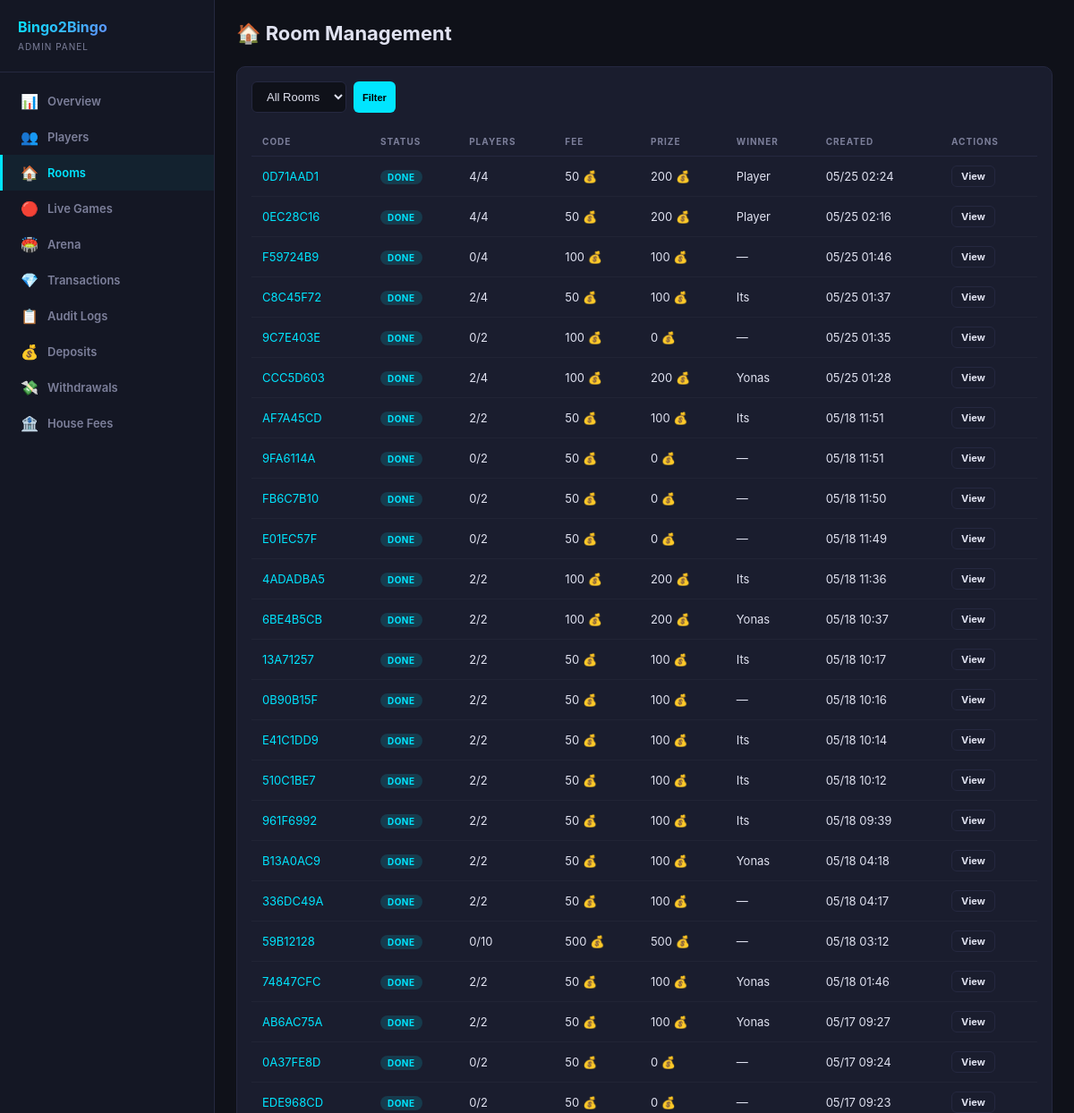
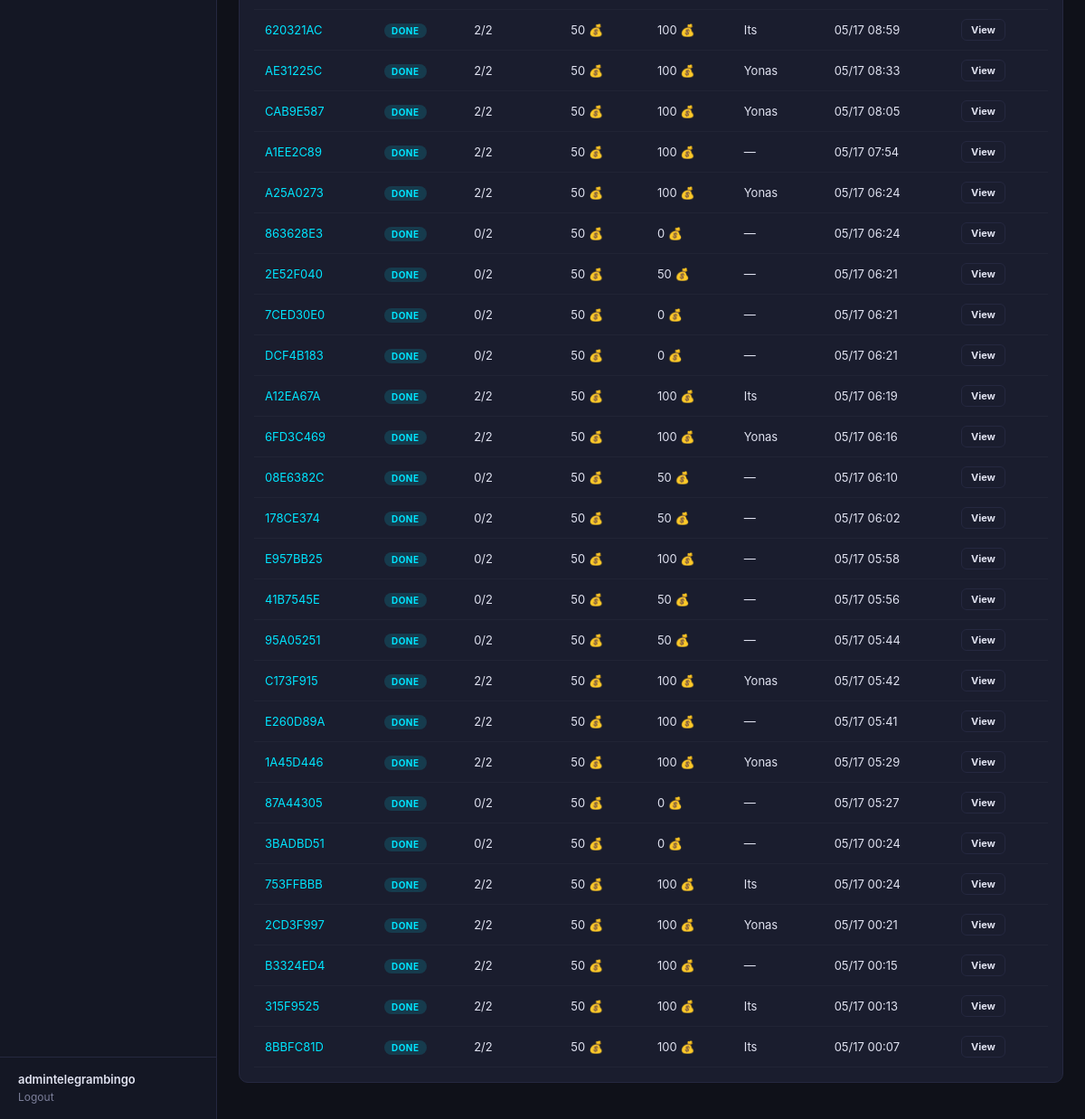
The app's page /dashboard/rooms/ (signed in), older data (2 pictures, top to bottom).
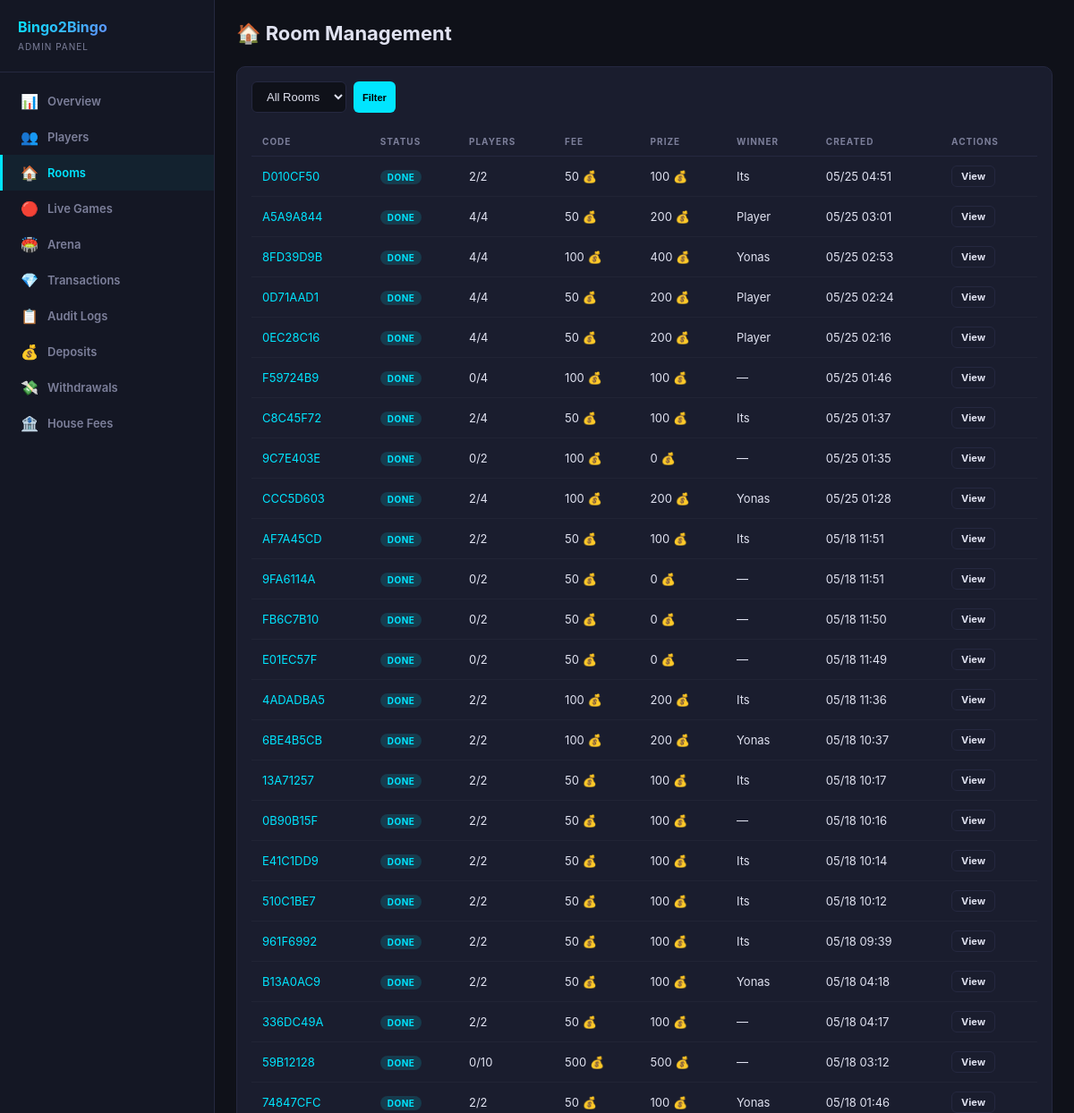
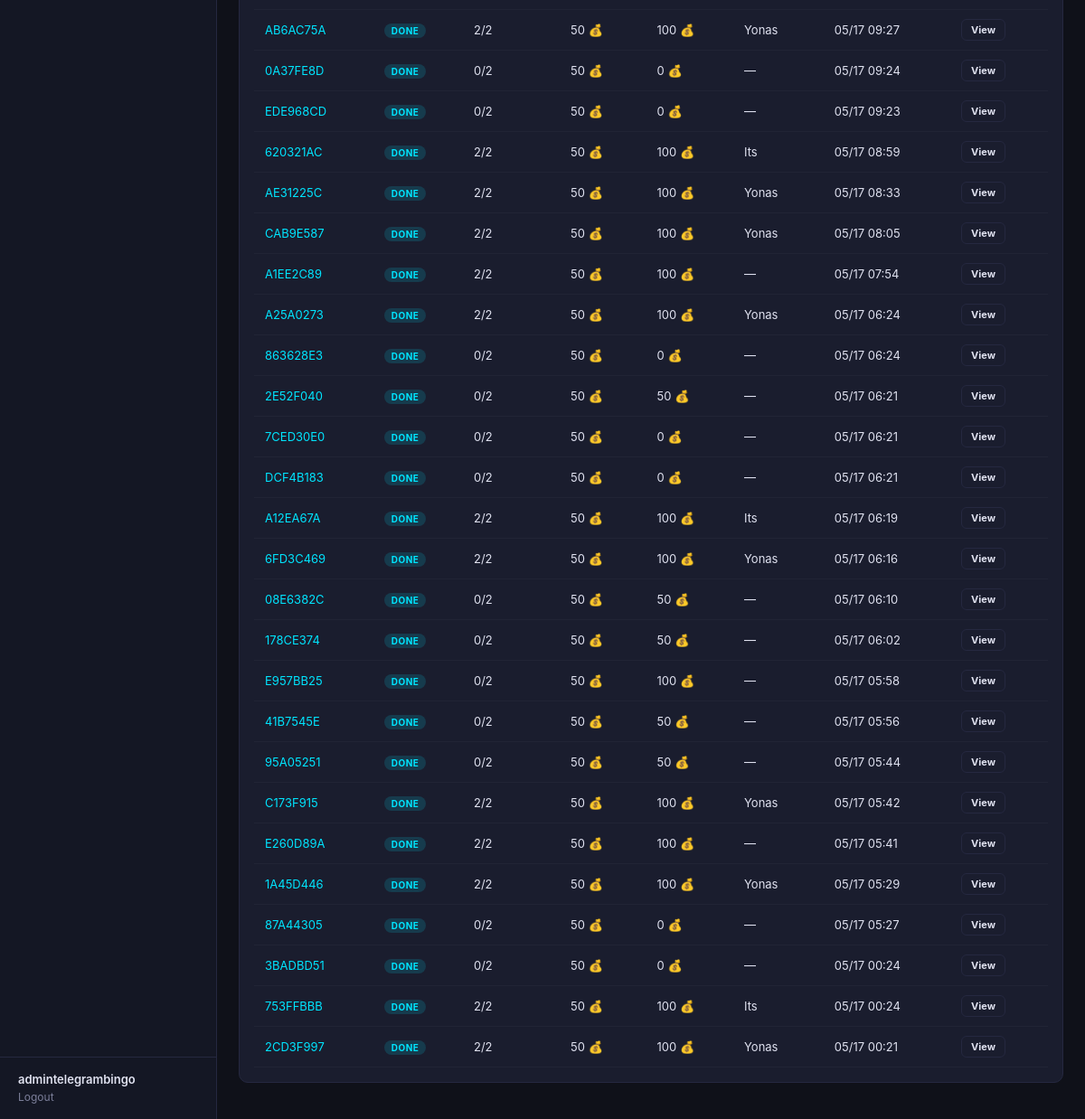
The same page, newer data (2 pictures, top to bottom).
### games/models.py (models this page shows, shortened)
class GameRoom(models.Model):
    class RoomType(models.TextChoices):
        PUBLIC = 'public', 'Public'
        PRIVATE = 'private', 'Private'
    class Status(models.TextChoices):
        WAITING = 'waiting', 'Waiting'
        ACTIVE = 'active', 'Active'
        FINISHED = 'finished', 'Finished'
    class GameMode(models.TextChoices):
        AUTO = 'auto', 'Auto'
        MANUAL = 'manual', 'Manual'
    room_code = models.CharField(max_length=8, unique=True, blank=True)
    room_type = models.CharField(max_length=10, choices=RoomType.choices, default=RoomType.PUBLIC)
    status = models.CharField(max_length=10, choices=Status.choices, default=Status.WAITING)
    max_players = models.IntegerField(default=10)
    entry_fee = models.BigIntegerField(default=50)
    prize_pool = models.BigIntegerField(default=0)
    winner = models.ForeignKey(
        Player, null=True, blank=True,
        on_delete=models.SET_NULL,
        related_name='games_won'
    )
    players = models.ManyToManyField(Player, through='BingoCard', related_name='game_rooms')
    game_mode = models.CharField(max_length=10, choices=GameMode.choices, default=GameMode.AUTO)
    game_state = models.JSONField(default=dict, blank=True)
    created_at = models.DateTimeField(default=timezone.now)
    started_at = models.DateTimeField(null=True, blank=True)
    finished_at = models.DateTimeField(null=True, blank=True)
    class Meta:
        verbose_name = 'Game Room'
        verbose_name_plural = 'Game Rooms'
        ordering = ['-created_at']

### users/models.py (models this page shows, shortened)
class Player(models.Model):
    telegram_id = models.BigIntegerField(unique=True, db_index=True)
    username = models.CharField(max_length=255, blank=True, default='')
    first_name = models.CharField(max_length=255, blank=True, default='')
    phone_number = models.CharField(max_length=20, blank=True, default='')
    coins = models.BigIntegerField(default=10)
    wins = models.IntegerField(default=0)
    losses = models.IntegerField(default=0)
    games_played = models.IntegerField(default=0)
    xp = models.BigIntegerField(default=0)
    level = models.IntegerField(default=1)
    referral_code = models.CharField(max_length=32, unique=True, blank=True)
    invited_by = models.ForeignKey(
        'self', null=True, blank=True,
        on_delete=models.SET_NULL,
        related_name='invitees'
    )
    is_banned = models.BooleanField(default=False)
    last_daily_bonus = models.DateTimeField(null=True, blank=True)
    created_at = models.DateTimeField(default=timezone.now)
    class Meta:
        verbose_name = 'Player'
        verbose_name_plural = 'Players'
        ordering = ['-coins']

### dashboard/views.py (the view)
# urls.py: path('rooms/', views.rooms, name='rooms'),
@admin_required
def rooms(request):
    status_filter = request.GET.get('status', 'all')
    rooms_qs = GameRoom.objects.annotate(pc=Count('bingo_cards')).select_related('winner')
    if status_filter != 'all':
        rooms_qs = rooms_qs.filter(status=status_filter)
    rooms_list = list(rooms_qs.order_by('-created_at')[:50])
    return render(request, 'dashboard/rooms.html', {
        'rooms': rooms_list,
        'status_filter': status_filter,
    })

### dashboard/auth.py (called while the page is built)
def admin_required(view_func):
    @wraps(view_func)
    def wrapper(request, *args, **kwargs):
        if not request.user.is_authenticated:
            return redirect('dashboard:login')
        if not request.user.is_staff and not request.user.is_superuser:
            messages.error(request, 'Access denied. Staff only.')
            return redirect('dashboard:login')
        return view_func(request, *args, **kwargs)
    return wrapper

### dashboard/templates/dashboard/rooms.html (shortened to what this page needs)
{% extends 'dashboard/base.html' %}
{% block content %}
<div class="header">
  <h1>🏠 Room Management</h1>
</div>
<div class="card">
  <form class="toolbar" method="GET">
    <select name="status">
      <option value="all" {% if status_filter == 'all' %}selected{% endif %}>All Rooms</option>
    </select>
    <button type="submit" class="btn btn-cyan btn-sm">Filter</button>
  </form>
  <table>
    <thead><tr><th>Code</th><th>Status</th><th>Players</th><th>Fee</th><th>Prize</th><th>Winner</th><th>Created</th><th>Actions</th></tr></thead>
    <tbody>
    {% for r in rooms %}
    <tr>
      <td><a href="{% url 'dashboard:room_detail' r.room_code %}">{{ r.room_code }}</a></td>
      <td>{% if r.status == 'waiting' %}<span class="badge badge-warning">Waiting</span>
        {% elif r.status == 'active' %}<span class="badge badge-success">Active</span>
        {% else %}<span class="badge badge-info">Done</span>{% endif %}</td>
      <td>{{ r.pc }}/{{ r.max_players }}</td>
      <td>{{ r.entry_fee }} 💰</td>
      <td>{{ r.prize_pool }} 💰</td>
      <td>{{ r.winner.first_name|default:"—" }}</td>
      <td>{{ r.created_at|date:"m/d H:i" }}</td>
      <td>
        <a href="{% url 'dashboard:room_detail' r.room_code %}" class="btn btn-outline btn-sm">View</a>
      </td>
    </tr>
    {% empty %}
    <tr><td colspan="8" style="text-align:center;color:var(--muted);padding:32px;">No rooms</td></tr>
    {% endfor %}
    </tbody>
  </table>
</div>
{% endblock %}

Row changes from the older to the newer data that the page shows:
no longer on this page (row unchanged): GameRoom: room_code "B3324ED4", status "DONE", pc "2", max_players "2", entry_fee "50", prize_pool "100", winner.first_name "—", created_at "05/17 00:15"
no longer on this page (row unchanged): GameRoom: room_code "315F9525", status "DONE", pc "2", max_players "2", entry_fee "50", prize_pool "100", winner.first_name "Its", created_at "05/17 00:13"
no longer on this page (row unchanged): GameRoom: room_code "8BBFC81D", status "DONE", pc "2", max_players "2", entry_fee "50", prize_pool "100", winner.first_name "Its", created_at "05/17 00:07"
added GameRoom: room_code "D010CF50", status "DONE", pc "2", max_players "2", entry_fee "50", prize_pool "100", winner.first_name "Its", created_at "05/25 04:51"
added GameRoom: room_code "A5A9A844", status "DONE", pc "4", max_players "4", entry_fee "50", prize_pool "200", winner.first_name "Player", created_at "05/25 03:01"
added GameRoom: room_code "8FD39D9B", status "DONE", pc "4", max_players "4", entry_fee "100", prize_pool "400", winner.first_name "Yonas", created_at "05/25 02:53"
